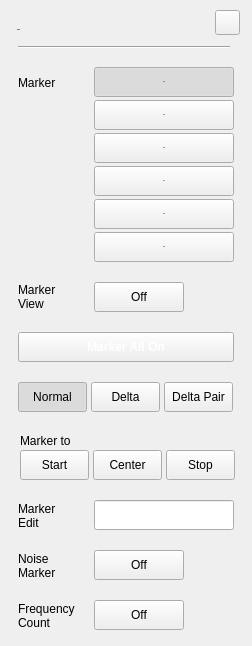
 <widget class="QWidget" name="SA_Dialog_MarkerSetup">
  <property name="geometry">
   <rect>
    <x>0</x>
    <y>0</y>
    <width>252</width>
    <height>646</height>
   </rect>
  </property>
  <property name="windowTitle">
   <string>Form</string>
  </property>
  <property name="styleSheet">
   <string notr="true">/*******************common**********************/
#widget
{
	background-color:rgba(211,211,211,0.9);
}
#widget&gt;QLabel
{
	font: 75 13px &quot;Arial&quot;;
	color:rgba(46,46,46,1);
}
#widget&gt;#lblTitle
{
	font: 75 20px &quot;Arial&quot;;
	color:rgba(46,46,46,1);
	line-height:23px;
	font-weight:bold;
}
#pb_cancel
{
border-style:flat;
background-color:rgba(0,0,0,0);
background-image: url(:/sa/image/btn_close_normal.png);
}
#pb_cancel:pressed
{
background-image: url(:/sa/image/btn_close_click.png);
}

#line
{
	background-color:rgba(46,46,46,1);
}

SA_LineEdit
{
	color:rgba(162, 115, 0,1);
	padding:8px 8px 7px 10px ;
	font: 75 13px &quot;Arial&quot;;
	font-weight:bold;
}
SA_LineEdit:focus
{
	outline: none;
	border:2px solid rgba(162,115,0,1);
	padding:6px 6px 5px 8px ;
}
QPushButton
{
	font:75 13px &quot;Arial&quot;;
	font-weight:bold;
	color:rgba(123, 123, 123, 1);
	border-style:flat;
}
QPushButton:checked
{
	color:rgba(87, 87, 87, 1);
	border-style:flat;
}

#pb_M1,
#pb_M2,
#pb_M3,
#pb_M4,
#pb_M5,
#pb_M6
{
text-align:left;
padding-left:10px;
}

#pb_FreqCount,
#pb_MkrNoise,
#pb_toggle
{
	background-color:rgba(0,0,0,0);
	font: 75 13px &quot;Arial&quot;;
	font-weight:bold;
	color:rgba(87, 87, 87, 1);
	border-image: url(:/sa/image/toggle_off.png);
}

#pb_FreqCount:checked,
#pb_MkrNoise:checked,
#pb_toggle:checked
{
	padding:7px 44px 6px 25px;
	color:rgba(87, 87, 87, 1);
	border-image: url(:/sa/image/toggle_on.png);
}
#pb_FreqCount:!checked,
#pb_MkrNoise:!checked,
#pb_toggle:!checked
{
	padding:7px 17px 6px 36px;
	color:rgba(123, 123, 123, 1);
	border-image: url(:/sa/image/toggle_off.png);
}


#widget&gt;#pb_Normal:checked,
#widget&gt;#pb_Start:pressed
{
	background-image: url(:/sa/image/fre_checked_left.png);
	background-color:transparent;
}

#widget&gt;#pb_Normal:!checked,
#widget&gt;#pb_Start
{
	background-color:transparent;
	background-image: url(:/sa/image/fre_checked_right.png);
}

#widget&gt;#pb_DeltaPair:checked,
#widget&gt;#pb_Stop:pressed
{
	background-color:transparent;
	background-image: url(:/sa/image/fre_checked_right.png);
	background-position:right;
}

#widget&gt;#pb_Stop,
#widget&gt;#pb_DeltaPair:!checked
{
	background-color:transparent;
	background-image: url(:/sa/image/fre_checked_left.png);
	background-position:right;
}
#widget&gt;#pb_DeltaPair,
#widget&gt;#pb_Delta,
#widget&gt;#pb_Normal
{
	font: 75 13px &quot;Arial&quot;;
	font-weight:bold;
}
/*******************indoor**********************/
#SA_Dialog_MarkerSetup[status  =  &quot;indoor&quot;] #widget
{
	background-color:rgba(211,211,211,0.9);
}
#SA_Dialog_MarkerSetup[status  =  &quot;indoor&quot;] #widget&gt;QLabel
{
	color:rgba(46,46,46,1);
}
#SA_Dialog_MarkerSetup[status  =  &quot;indoor&quot;] #widget&gt;#lblTitle
{
	color:rgba(46,46,46,1);
}
#SA_Dialog_MarkerSetup[status  =  &quot;indoor&quot;] #pb_cancel
{
	background-color:rgba(0,0,0,0);
	background-image: url(:/sa/image/btn_close_normal.png);
}
#SA_Dialog_MarkerSetup[status  =  &quot;indoor&quot;] #pb_cancel:pressed
{
	background-image: url(:/sa/image/btn_close_click.png);
}

#SA_Dialog_MarkerSetup[status  =  &quot;indoor&quot;] #line
{
	background-color:rgba(46,46,46,1);
}

#SA_Dialog_MarkerSetup[status  =  &quot;indoor&quot;] SA_LineEdit
{
	background-color:rgba(255,255,255,0.6);
	color:rgba(162, 115, 0,1);
}
#SA_Dialog_MarkerSetup[status  =  &quot;indoor&quot;] SA_LineEdit:focus
{
	border:2px solid rgba(162,115,0,1);
}
#SA_Dialog_MarkerSetup[status  =  &quot;indoor&quot;] QPushButton
{
	color:rgba(123, 123, 123, 1);
}
#SA_Dialog_MarkerSetup[status  =  &quot;indoor&quot;] QPushButton:checked
{
	color:rgba(87, 87, 87, 1);
}

#SA_Dialog_MarkerSetup[status  =  &quot;indoor&quot;] #pb_M1,
#SA_Dialog_MarkerSetup[status  =  &quot;indoor&quot;] #pb_M2,
#SA_Dialog_MarkerSetup[status  =  &quot;indoor&quot;] #pb_M3,
#SA_Dialog_MarkerSetup[status  =  &quot;indoor&quot;] #pb_M4,
#SA_Dialog_MarkerSetup[status  =  &quot;indoor&quot;] #pb_M5,
#SA_Dialog_MarkerSetup[status  =  &quot;indoor&quot;] #pb_M6,
#SA_Dialog_MarkerSetup[status  =  &quot;indoor&quot;] #pb_Delta,
#SA_Dialog_MarkerSetup[status  =  &quot;indoor&quot;] #pb_Center
{
	background-image: url(:/sa/image/btn_mkr_nor.png);
}

#SA_Dialog_MarkerSetup[status  =  &quot;indoor&quot;] #pb_M1:checked,
#SA_Dialog_MarkerSetup[status  =  &quot;indoor&quot;] #pb_M2:checked,
#SA_Dialog_MarkerSetup[status  =  &quot;indoor&quot;] #pb_M3:checked,
#SA_Dialog_MarkerSetup[status  =  &quot;indoor&quot;] #pb_M4:checked,
#SA_Dialog_MarkerSetup[status  =  &quot;indoor&quot;] #pb_M5:checked,
#SA_Dialog_MarkerSetup[status  =  &quot;indoor&quot;] #pb_M6:checked,
#SA_Dialog_MarkerSetup[status  =  &quot;indoor&quot;] #pb_Delta:checked,
#SA_Dialog_MarkerSetup[status  =  &quot;indoor&quot;] #pb_Center:pressed
{
	background-image: url(:/sa/image/btn_mkr_click.png);
}

#SA_Dialog_MarkerSetup[status  =  &quot;indoor&quot;] #pb_FreqCount,
#SA_Dialog_MarkerSetup[status  =  &quot;indoor&quot;] #pb_MkrNoise,
#SA_Dialog_MarkerSetup[status  =  &quot;indoor&quot;] #pb_toggle
{
	background-color:rgba(0,0,0,0);
	color:rgba(87, 87, 87, 1);
}

#SA_Dialog_MarkerSetup[status  =  &quot;indoor&quot;] #pb_FreqCount:checked,
#SA_Dialog_MarkerSetup[status  =  &quot;indoor&quot;] #pb_MkrNoise:checked,
#SA_Dialog_MarkerSetup[status  =  &quot;indoor&quot;] #pb_toggle:checked
{
	color:rgba(87, 87, 87, 1);
	border-image: url(:/sa/image/toggle_on.png);
}

#SA_Dialog_MarkerSetup[status  =  &quot;indoor&quot;] #pb_FreqCount:!checked,
#SA_Dialog_MarkerSetup[status  =  &quot;indoor&quot;] #pb_MkrNoise:!checked,
#SA_Dialog_MarkerSetup[status  =  &quot;indoor&quot;] #pb_toggle:!checked
{
	color:rgba(123, 123, 123, 1);
	border-image: url(:/sa/image/toggle_off.png);
}

#SA_Dialog_MarkerSetup[status  =  &quot;indoor&quot;] #widget&gt;#pb_Normal:checked,
#SA_Dialog_MarkerSetup[status  =  &quot;indoor&quot;] #widget&gt;#pb_Start:pressed
{
	background-image: url(:/sa/image/fre_checked_left.png);
	background-color:transparent;
}

#SA_Dialog_MarkerSetup[status  =  &quot;indoor&quot;] #widget&gt;#pb_Normal:!checked,
#SA_Dialog_MarkerSetup[status  =  &quot;indoor&quot;] #widget&gt;#pb_Start
{
	background-color:transparent;
	background-image: url(:/sa/image/fre_checked_right.png);
}

#SA_Dialog_MarkerSetup[status  =  &quot;indoor&quot;] #widget&gt;#pb_DeltaPair:checked,
#SA_Dialog_MarkerSetup[status  =  &quot;indoor&quot;] #widget&gt;#pb_Stop:pressed
{
	background-color:transparent;
	background-image: url(:/sa/image/fre_checked_right.png);
}

#SA_Dialog_MarkerSetup[status  =  &quot;indoor&quot;] #widget&gt;#pb_Stop,
#SA_Dialog_MarkerSetup[status  =  &quot;indoor&quot;] #widget&gt;#pb_DeltaPair:!checked
{
	background-color:transparent;
	background-image: url(:/sa/image/fre_checked_left.png);
}
/*******************outdoor**********************/
#SA_Dialog_MarkerSetup[status  =  &quot;outdoor&quot;] #widget
{
	background-color:rgba(211,211,211,0.9);
}
#SA_Dialog_MarkerSetup[status  =  &quot;outdoor&quot;] #widget&gt;QLabel
{
	color:rgba(46,46,46,1);
}
#SA_Dialog_MarkerSetup[status  =  &quot;outdoor&quot;] #widget&gt;#lblTitle
{
	color:rgba(46,46,46,1);
}
#SA_Dialog_MarkerSetup[status  =  &quot;outdoor&quot;] #pb_cancel
{
	background-color:rgba(0,0,0,0);
	background-image: url(:/sa/image/btn_close_normal.png);
}
#SA_Dialog_MarkerSetup[status  =  &quot;outdoor&quot;] #pb_cancel:pressed
{
	background-image: url(:/sa/image/btn_close_click.png);
}

#SA_Dialog_MarkerSetup[status  =  &quot;outdoor&quot;] #line
{
	background-color:rgba(46,46,46,1);
}

#SA_Dialog_MarkerSetup[status  =  &quot;outdoor&quot;] SA_LineEdit
{
	background-color:rgba(255,255,255,0.6);
	color:rgba(162, 115, 0,1);
}
#SA_Dialog_MarkerSetup[status  =  &quot;outdoor&quot;] SA_LineEdit:focus
{
	border:2px solid rgba(162,115,0,1);
}
#SA_Dialog_MarkerSetup[status  =  &quot;outdoor&quot;] QPushButton
{
	color:rgba(123, 123, 123, 1);
}
#SA_Dialog_MarkerSetup[status  =  &quot;outdoor&quot;] QPushButton:checked
{
	color:rgba(87, 87, 87, 1);
}

#SA_Dialog_MarkerSetup[status  =  &quot;outdoor&quot;] #pb_M1,
#SA_Dialog_MarkerSetup[status  =  &quot;outdoor&quot;] #pb_M2,
#SA_Dialog_MarkerSetup[status  =  &quot;outdoor&quot;] #pb_M3,
#SA_Dialog_MarkerSetup[status  =  &quot;outdoor&quot;] #pb_M4,
#SA_Dialog_MarkerSetup[status  =  &quot;outdoor&quot;] #pb_M5,
#SA_Dialog_MarkerSetup[status  =  &quot;outdoor&quot;] #pb_M6,
#SA_Dialog_MarkerSetup[status  =  &quot;outdoor&quot;] #pb_Delta,
#SA_Dialog_MarkerSetup[status  =  &quot;outdoor&quot;] #pb_Center
{
	background-image: url(:/sa/image/btn_mkr_nor.png);
}

#SA_Dialog_MarkerSetup[status  =  &quot;outdoor&quot;] #pb_M1:checked,
#SA_Dialog_MarkerSetup[status  =  &quot;outdoor&quot;] #pb_M2:checked,
#SA_Dialog_MarkerSetup[status  =  &quot;outdoor&quot;] #pb_M3:checked,
#SA_Dialog_MarkerSetup[status  =  &quot;outdoor&quot;] #pb_M4:checked,
#SA_Dialog_MarkerSetup[status  =  &quot;outdoor&quot;] #pb_M5:checked,
#SA_Dialog_MarkerSetup[status  =  &quot;outdoor&quot;] #pb_M6:checked,
#SA_Dialog_MarkerSetup[status  =  &quot;outdoor&quot;] #pb_Delta:checked,
#SA_Dialog_MarkerSetup[status  =  &quot;outdoor&quot;] #pb_Center:pressed
{
	background-image: url(:/sa/image/btn_mkr_click.png);
}

#SA_Dialog_MarkerSetup[status  =  &quot;outdoor&quot;] #pb_FreqCount,
#SA_Dialog_MarkerSetup[status  =  &quot;outdoor&quot;] #pb_MkrNoise,
#SA_Dialog_MarkerSetup[status  =  &quot;outdoor&quot;] #pb_toggle
{
	background-color:rgba(0,0,0,0);
	color:rgba(87, 87, 87, 1);
}

#SA_Dialog_MarkerSetup[status  =  &quot;outdoor&quot;] #pb_FreqCount:checked,
#SA_Dialog_MarkerSetup[status  =  &quot;outdoor&quot;] #pb_MkrNoise:checked,
#SA_Dialog_MarkerSetup[status  =  &quot;outdoor&quot;] #pb_toggle:checked
{
	color:rgba(87, 87, 87, 1);
	border-image: url(:/sa/image/toggle_on.png);
}

#SA_Dialog_MarkerSetup[status  =  &quot;outdoor&quot;] #pb_FreqCount:!checked,
#SA_Dialog_MarkerSetup[status  =  &quot;outdoor&quot;] #pb_MkrNoise:!checked,
#SA_Dialog_MarkerSetup[status  =  &quot;outdoor&quot;] #pb_toggle:!checked
{
	color:rgba(123, 123, 123, 1);
	border-image: url(:/sa/image/toggle_off.png);
}

#SA_Dialog_MarkerSetup[status  =  &quot;outdoor&quot;] #widget&gt;#pb_Normal:checked,
#SA_Dialog_MarkerSetup[status  =  &quot;outdoor&quot;] #widget&gt;#pb_Start:pressed
{
	background-image: url(:/sa/image/fre_checked_left.png);
	background-color:transparent;
}

#SA_Dialog_MarkerSetup[status  =  &quot;outdoor&quot;] #widget&gt;#pb_Normal:!checked,
#SA_Dialog_MarkerSetup[status  =  &quot;outdoor&quot;] #widget&gt;#pb_Start
{
	background-color:transparent;
	background-image: url(:/sa/image/fre_checked_right.png);
}

#SA_Dialog_MarkerSetup[status  =  &quot;outdoor&quot;] #widget&gt;#pb_DeltaPair:checked,
#SA_Dialog_MarkerSetup[status  =  &quot;outdoor&quot;] #widget&gt;#pb_Stop:pressed
{
	background-color:transparent;
	background-image: url(:/sa/image/fre_checked_right.png);
}

#SA_Dialog_MarkerSetup[status  =  &quot;outdoor&quot;] #widget&gt;#pb_Stop,
#SA_Dialog_MarkerSetup[status  =  &quot;outdoor&quot;] #widget&gt;#pb_DeltaPair:!checked
{
	background-color:transparent;
	background-image: url(:/sa/image/fre_checked_left.png);
}
/*******************night**********************/
#SA_Dialog_MarkerSetup[status  =  &quot;night&quot;] #widget
{
		background-color:rgba(208,182,139,0.9);
}
#SA_Dialog_MarkerSetup[status  =  &quot;night&quot;] #widget&gt;QLabel
{
	color:rgba(46,46,46,1);
}
#SA_Dialog_MarkerSetup[status  =  &quot;night&quot;] #widget&gt;#lblTitle
{
	color:rgba(46,46,46,1);
}
#SA_Dialog_MarkerSetup[status  =  &quot;night&quot;] #pb_cancel
{
	background-color:rgba(0,0,0,0);
	border-image: url(:/sa/image/night/btn_close_normal.png);
}
#SA_Dialog_MarkerSetup[status  =  &quot;night&quot;] #pb_cancel:pressed
{
	border-image: url(:/sa/image/night/btn_close_click.png);
}

#SA_Dialog_MarkerSetup[status  =  &quot;night&quot;] #line
{
	background-color:rgba(46,46,46,1);
}

#SA_Dialog_MarkerSetup[status  =  &quot;night&quot;] SA_LineEdit
{
	background-color:rgba(251,219,167,0.6);
	color:rgba(162, 115, 0,1);
}
#SA_Dialog_MarkerSetup[status  =  &quot;night&quot;] SA_LineEdit:focus
{
	border:2px solid rgba(162,115,0,1);
}
#SA_Dialog_MarkerSetup[status  =  &quot;night&quot;] QPushButton
{
	color:rgba(123, 123, 123, 1);
}
#SA_Dialog_MarkerSetup[status  =  &quot;night&quot;] QPushButton:checked
{
	color:rgba(87, 87, 87, 1);
}

#SA_Dialog_MarkerSetup[status  =  &quot;night&quot;] #pb_M1,
#SA_Dialog_MarkerSetup[status  =  &quot;night&quot;] #pb_M2,
#SA_Dialog_MarkerSetup[status  =  &quot;night&quot;] #pb_M3,
#SA_Dialog_MarkerSetup[status  =  &quot;night&quot;] #pb_M4,
#SA_Dialog_MarkerSetup[status  =  &quot;night&quot;] #pb_M5,
#SA_Dialog_MarkerSetup[status  =  &quot;night&quot;] #pb_M6
{
	 background-color:rgb(74,65,50); 
}


#SA_Dialog_MarkerSetup[status  =  &quot;night&quot;] #pb_M1:checked,
#SA_Dialog_MarkerSetup[status  =  &quot;night&quot;] #pb_M2:checked,
#SA_Dialog_MarkerSetup[status  =  &quot;night&quot;] #pb_M3:checked,
#SA_Dialog_MarkerSetup[status  =  &quot;night&quot;] #pb_M4:checked,
#SA_Dialog_MarkerSetup[status  =  &quot;night&quot;] #pb_M5:checked,
#SA_Dialog_MarkerSetup[status  =  &quot;night&quot;] #pb_M6:checked
{
	background-color:rgb(251,155,0);
}

#SA_Dialog_MarkerSetup[status  =  &quot;night&quot;] #pb_FreqCount,
#SA_Dialog_MarkerSetup[status  =  &quot;night&quot;] #pb_MkrNoise,
#SA_Dialog_MarkerSetup[status  =  &quot;night&quot;] #pb_toggle
{
	background-color:rgba(0,0,0,0);
	border-image: url(:/sa/image/night/toggle_off.png);
	color:rgba(121,106,80,1);
}

#SA_Dialog_MarkerSetup[status  =  &quot;night&quot;] #pb_FreqCount:checked,
#SA_Dialog_MarkerSetup[status  =  &quot;night&quot;] #pb_MkrNoise:checked,
#SA_Dialog_MarkerSetup[status  =  &quot;night&quot;] #pb_toggle:checked
{
	color:rgba(87, 87, 87, 1);
	border-image: url(:/sa/image/night/toggle_on.png);
}

#SA_Dialog_MarkerSetup[status  =  &quot;night&quot;] #pb_FreqCount:!checked,
#SA_Dialog_MarkerSetup[status  =  &quot;night&quot;] #pb_MkrNoise:!checked,
#SA_Dialog_MarkerSetup[status  =  &quot;night&quot;] #pb_toggle:!checked
{
	background-color:rgb(0,0,0,0);
	color:rgba(121,106,80,1);
	border-image: url(:/sa/image/night/toggle_off.png);
}

#SA_Dialog_MarkerSetup[status  =  &quot;night&quot;] #widget&gt;#pb_Normal:checked,
#SA_Dialog_MarkerSetup[status  =  &quot;night&quot;] #widget&gt;#pb_Start:pressed
{
	background-image:url(:/sa/image/night/btn_left_click.png);
	background-color:transparent;
}

#SA_Dialog_MarkerSetup[status  =  &quot;night&quot;] #widget&gt;#pb_Normal:!checked,
#SA_Dialog_MarkerSetup[status  =  &quot;night&quot;] #widget&gt;#pb_Start
{
	background-color:transparent;
	background-image: url(:/sa/image/night/btn_left_nor.png);
}

#SA_Dialog_MarkerSetup[status  =  &quot;night&quot;] #widget&gt;#pb_DeltaPair:checked,
#SA_Dialog_MarkerSetup[status  =  &quot;night&quot;] #widget&gt;#pb_Stop:pressed
{
	background-color:transparent;
	background-image: url(:/sa/image/night/btn_right_click.png);
}

#SA_Dialog_MarkerSetup[status  =  &quot;night&quot;] #widget&gt;#pb_Stop,
#SA_Dialog_MarkerSetup[status  =  &quot;night&quot;] #widget&gt;#pb_DeltaPair:!checked
{
	background-color:transparent;
	background-image: url(:/sa/image/night/btn_right_nor.png);
}

#SA_Dialog_MarkerSetup[status  =  &quot;night&quot;]  #pb_Delta,
#SA_Dialog_MarkerSetup[status  =  &quot;night&quot;]  #pb_Center
{
background-image: url(:/sa/image/night/btn_center_nor.png);
}
#SA_Dialog_MarkerSetup[status  =  &quot;night&quot;] #pb_Delta:checked,
#SA_Dialog_MarkerSetup[status  =  &quot;night&quot;] #pb_Center:pressed
{
	
	background-image: url(:/sa/image/night/btn_center_click.png);
}</string>
  </property>
  <property name="status" stdset="0">
   <string>night</string>
  </property>
  <widget class="QWidget" name="widget" native="true">
   <property name="geometry">
    <rect>
     <x>0</x>
     <y>0</y>
     <width>252</width>
     <height>646</height>
    </rect>
   </property>
   <property name="styleSheet">
    <string notr="true"/>
   </property>
   <widget class="QLabel" name="lblTitle">
    <property name="geometry">
     <rect>
      <x>17</x>
      <y>19</y>
      <width>75</width>
      <height>22</height>
     </rect>
    </property>
    <property name="font">
     <font>
      <family>Arial</family>
      <pointsize>-1</pointsize>
      <weight>75</weight>
      <italic>false</italic>
      <bold>true</bold>
     </font>
    </property>
    <property name="text">
     <string>Marker</string>
    </property>
   </widget>
   <widget class="QPushButton" name="pb_cancel">
    <property name="geometry">
     <rect>
      <x>215</x>
      <y>10</y>
      <width>25</width>
      <height>25</height>
     </rect>
    </property>
    <property name="focusPolicy">
     <enum>Qt::NoFocus</enum>
    </property>
    <property name="text">
     <string/>
    </property>
   </widget>
   <widget class="QLabel" name="label">
    <property name="geometry">
     <rect>
      <x>18</x>
      <y>75</y>
      <width>71</width>
      <height>15</height>
     </rect>
    </property>
    <property name="text">
     <string>Marker</string>
    </property>
   </widget>
   <widget class="Line" name="line">
    <property name="geometry">
     <rect>
      <x>18</x>
      <y>46</y>
      <width>212</width>
      <height>2</height>
     </rect>
    </property>
    <property name="orientation">
     <enum>Qt::Horizontal</enum>
    </property>
   </widget>
   <widget class="QPushButton" name="pb_M6">
    <property name="geometry">
     <rect>
      <x>94</x>
      <y>232</y>
      <width>140</width>
      <height>30</height>
     </rect>
    </property>
    <property name="font">
     <font>
      <family>Arial</family>
      <pointsize>-1</pointsize>
      <weight>75</weight>
      <italic>false</italic>
      <bold>true</bold>
     </font>
    </property>
    <property name="focusPolicy">
     <enum>Qt::NoFocus</enum>
    </property>
    <property name="styleSheet">
     <string notr="true"/>
    </property>
    <property name="text">
     <string>M6</string>
    </property>
    <property name="checkable">
     <bool>true</bool>
    </property>
   </widget>
   <widget class="QPushButton" name="pb_M2">
    <property name="geometry">
     <rect>
      <x>94</x>
      <y>100</y>
      <width>140</width>
      <height>30</height>
     </rect>
    </property>
    <property name="font">
     <font>
      <family>Arial</family>
      <pointsize>-1</pointsize>
      <weight>75</weight>
      <italic>false</italic>
      <bold>true</bold>
     </font>
    </property>
    <property name="focusPolicy">
     <enum>Qt::NoFocus</enum>
    </property>
    <property name="styleSheet">
     <string notr="true"/>
    </property>
    <property name="text">
     <string>M2</string>
    </property>
    <property name="checkable">
     <bool>true</bool>
    </property>
   </widget>
   <widget class="QPushButton" name="pb_M5">
    <property name="geometry">
     <rect>
      <x>94</x>
      <y>199</y>
      <width>140</width>
      <height>30</height>
     </rect>
    </property>
    <property name="font">
     <font>
      <family>Arial</family>
      <pointsize>-1</pointsize>
      <weight>75</weight>
      <italic>false</italic>
      <bold>true</bold>
     </font>
    </property>
    <property name="focusPolicy">
     <enum>Qt::NoFocus</enum>
    </property>
    <property name="styleSheet">
     <string notr="true"/>
    </property>
    <property name="text">
     <string>M5</string>
    </property>
    <property name="checkable">
     <bool>true</bool>
    </property>
   </widget>
   <widget class="QPushButton" name="pb_M3">
    <property name="geometry">
     <rect>
      <x>94</x>
      <y>133</y>
      <width>140</width>
      <height>30</height>
     </rect>
    </property>
    <property name="font">
     <font>
      <family>Arial</family>
      <pointsize>-1</pointsize>
      <weight>75</weight>
      <italic>false</italic>
      <bold>true</bold>
     </font>
    </property>
    <property name="focusPolicy">
     <enum>Qt::NoFocus</enum>
    </property>
    <property name="styleSheet">
     <string notr="true"/>
    </property>
    <property name="text">
     <string>M3</string>
    </property>
    <property name="checkable">
     <bool>true</bool>
    </property>
   </widget>
   <widget class="QPushButton" name="pb_M1">
    <property name="geometry">
     <rect>
      <x>94</x>
      <y>67</y>
      <width>140</width>
      <height>30</height>
     </rect>
    </property>
    <property name="font">
     <font>
      <family>Arial</family>
      <pointsize>-1</pointsize>
      <weight>75</weight>
      <italic>false</italic>
      <bold>true</bold>
     </font>
    </property>
    <property name="focusPolicy">
     <enum>Qt::NoFocus</enum>
    </property>
    <property name="text">
     <string>M1</string>
    </property>
    <property name="checkable">
     <bool>true</bool>
    </property>
    <property name="checked">
     <bool>true</bool>
    </property>
   </widget>
   <widget class="QPushButton" name="pb_M4">
    <property name="geometry">
     <rect>
      <x>94</x>
      <y>166</y>
      <width>140</width>
      <height>30</height>
     </rect>
    </property>
    <property name="font">
     <font>
      <family>Arial</family>
      <pointsize>-1</pointsize>
      <weight>75</weight>
      <italic>false</italic>
      <bold>true</bold>
     </font>
    </property>
    <property name="focusPolicy">
     <enum>Qt::NoFocus</enum>
    </property>
    <property name="styleSheet">
     <string notr="true"/>
    </property>
    <property name="text">
     <string>M4</string>
    </property>
    <property name="checkable">
     <bool>true</bool>
    </property>
   </widget>
   <widget class="QPushButton" name="pb_toggle">
    <property name="geometry">
     <rect>
      <x>94</x>
      <y>282</y>
      <width>90</width>
      <height>30</height>
     </rect>
    </property>
    <property name="focusPolicy">
     <enum>Qt::NoFocus</enum>
    </property>
    <property name="styleSheet">
     <string notr="true"/>
    </property>
    <property name="text">
     <string>Off</string>
    </property>
    <property name="checkable">
     <bool>true</bool>
    </property>
    <property name="checked">
     <bool>false</bool>
    </property>
    <property name="flat">
     <bool>false</bool>
    </property>
   </widget>
   <widget class="QLabel" name="lblNoiseMkr">
    <property name="geometry">
     <rect>
      <x>18</x>
      <y>550</y>
      <width>71</width>
      <height>31</height>
     </rect>
    </property>
    <property name="text">
     <string>Noise
Marker</string>
    </property>
   </widget>
   <widget class="QPushButton" name="pb_MkrNoise">
    <property name="geometry">
     <rect>
      <x>94</x>
      <y>550</y>
      <width>90</width>
      <height>30</height>
     </rect>
    </property>
    <property name="focusPolicy">
     <enum>Qt::NoFocus</enum>
    </property>
    <property name="styleSheet">
     <string notr="true"/>
    </property>
    <property name="text">
     <string>Off</string>
    </property>
    <property name="checkable">
     <bool>true</bool>
    </property>
   </widget>
   <widget class="SA_LineEdit" name="edit_MkrFreq">
    <property name="geometry">
     <rect>
      <x>94</x>
      <y>500</y>
      <width>140</width>
      <height>30</height>
     </rect>
    </property>
    <property name="styleSheet">
     <string notr="true">SA_LineEdit
{
	color:rgba(162, 115, 0,1);
	font: 75 12px &quot;Arial&quot;;
	font-weight:bold;
	outline: none;
	border:2px solid rgba(162,115,0,1);
	padding:6px 6px 5px 8px ;
}
</string>
    </property>
    <property name="readOnly">
     <bool>true</bool>
    </property>
   </widget>
   <widget class="QPushButton" name="pb_Normal">
    <property name="geometry">
     <rect>
      <x>18</x>
      <y>382</y>
      <width>69</width>
      <height>30</height>
     </rect>
    </property>
    <property name="focusPolicy">
     <enum>Qt::NoFocus</enum>
    </property>
    <property name="text">
     <string>Normal</string>
    </property>
    <property name="checkable">
     <bool>true</bool>
    </property>
    <property name="checked">
     <bool>true</bool>
    </property>
    <attribute name="buttonGroup">
     <string notr="true">MkrTypeGrp</string>
    </attribute>
   </widget>
   <widget class="QPushButton" name="pb_Delta">
    <property name="geometry">
     <rect>
      <x>91</x>
      <y>382</y>
      <width>69</width>
      <height>30</height>
     </rect>
    </property>
    <property name="focusPolicy">
     <enum>Qt::NoFocus</enum>
    </property>
    <property name="styleSheet">
     <string notr="true"/>
    </property>
    <property name="text">
     <string>Delta</string>
    </property>
    <property name="checkable">
     <bool>true</bool>
    </property>
    <property name="checked">
     <bool>false</bool>
    </property>
    <attribute name="buttonGroup">
     <string notr="true">MkrTypeGrp</string>
    </attribute>
   </widget>
   <widget class="QPushButton" name="pb_DeltaPair">
    <property name="geometry">
     <rect>
      <x>164</x>
      <y>382</y>
      <width>69</width>
      <height>30</height>
     </rect>
    </property>
    <property name="focusPolicy">
     <enum>Qt::NoFocus</enum>
    </property>
    <property name="text">
     <string>Delta Pair</string>
    </property>
    <property name="checkable">
     <bool>true</bool>
    </property>
    <property name="flat">
     <bool>false</bool>
    </property>
    <attribute name="buttonGroup">
     <string notr="true">MkrTypeGrp</string>
    </attribute>
   </widget>
   <widget class="QLabel" name="lblFreqCount">
    <property name="geometry">
     <rect>
      <x>18</x>
      <y>600</y>
      <width>81</width>
      <height>31</height>
     </rect>
    </property>
    <property name="text">
     <string>Frequency
Count</string>
    </property>
   </widget>
   <widget class="QLabel" name="lblMkrEdit">
    <property name="geometry">
     <rect>
      <x>18</x>
      <y>500</y>
      <width>71</width>
      <height>31</height>
     </rect>
    </property>
    <property name="text">
     <string>Marker
Edit</string>
    </property>
   </widget>
   <widget class="QPushButton" name="pb_FreqCount">
    <property name="geometry">
     <rect>
      <x>94</x>
      <y>600</y>
      <width>90</width>
      <height>30</height>
     </rect>
    </property>
    <property name="focusPolicy">
     <enum>Qt::NoFocus</enum>
    </property>
    <property name="styleSheet">
     <string notr="true"/>
    </property>
    <property name="text">
     <string>Off</string>
    </property>
    <property name="checkable">
     <bool>true</bool>
    </property>
   </widget>
   <widget class="QLabel" name="label_5">
    <property name="geometry">
     <rect>
      <x>18</x>
      <y>282</y>
      <width>71</width>
      <height>30</height>
     </rect>
    </property>
    <property name="text">
     <string>Marker
View</string>
    </property>
   </widget>
   <widget class="QPushButton" name="pb_Start">
    <property name="geometry">
     <rect>
      <x>20</x>
      <y>450</y>
      <width>69</width>
      <height>30</height>
     </rect>
    </property>
    <property name="text">
     <string>Start</string>
    </property>
   </widget>
   <widget class="QPushButton" name="pb_Stop">
    <property name="geometry">
     <rect>
      <x>166</x>
      <y>450</y>
      <width>69</width>
      <height>30</height>
     </rect>
    </property>
    <property name="text">
     <string>Stop</string>
    </property>
   </widget>
   <widget class="QPushButton" name="pb_Center">
    <property name="geometry">
     <rect>
      <x>93</x>
      <y>450</y>
      <width>69</width>
      <height>30</height>
     </rect>
    </property>
    <property name="text">
     <string>Center</string>
    </property>
   </widget>
   <widget class="QLabel" name="lblMarkerTo">
    <property name="geometry">
     <rect>
      <x>20</x>
      <y>432</y>
      <width>75</width>
      <height>17</height>
     </rect>
    </property>
    <property name="text">
     <string>Marker to</string>
    </property>
   </widget>
   <widget class="QPushButton" name="pb_MkrAllOn">
    <property name="geometry">
     <rect>
      <x>18</x>
      <y>332</y>
      <width>216</width>
      <height>30</height>
     </rect>
    </property>
    <property name="styleSheet">
     <string notr="true">/*******************common**********************/
QPushButton
{
	font: 75 13px &quot;Arial&quot;;
	font-weight:bold;
	color:rgba(255, 255, 255, 1);
	background-image: url(:/sa/image/btn_w216_nor.png);
	text-align:center;
}

QPushButton:pressed
{
	
	background-image: url(:/sa/image/btn_w216_click.png);
}
/*******************indoor**********************/
#SA_Dialog_MarkerSetup[status  =  &quot;indoor&quot;] QPushButton
{
	color:rgba(255, 255, 255, 1);
	background-image: url(:/sa/image/btn_w216_nor.png);
}

#SA_Dialog_MarkerSetup[status  =  &quot;indoor&quot;] QPushButton:pressed
{
	background-image: url(:/sa/image/btn_w216_click.png);
}

/*******************outdoor**********************/
#SA_Dialog_MarkerSetup[status  =  &quot;outdoor&quot;] QPushButton
{
	color:rgba(0, 0, 0, 1);
	border-image: url(:/sa/image/outdoor/btn_w70_normal.png);
}

#SA_Dialog_MarkerSetup[status  =  &quot;outdoor&quot;] QPushButton:pressed
{
	border-image: url(:/sa/image/outdoor/btn_w216_click.png);
}

/*******************night**********************/
#SA_Dialog_MarkerSetup[status  =  &quot;night&quot;] QPushButton
{
	color: #FBDBA7;
	background-image: url(:/sa/image/btn_w216_nor.png);
}

#SA_Dialog_MarkerSetup[status  =  &quot;night&quot;] QPushButton:pressed
{
	background-image: url(:/sa/image/night/btn_w216_click.png);
}</string>
    </property>
    <property name="text">
     <string>Marker All On</string>
    </property>
   </widget>
  </widget>
 </widget>
